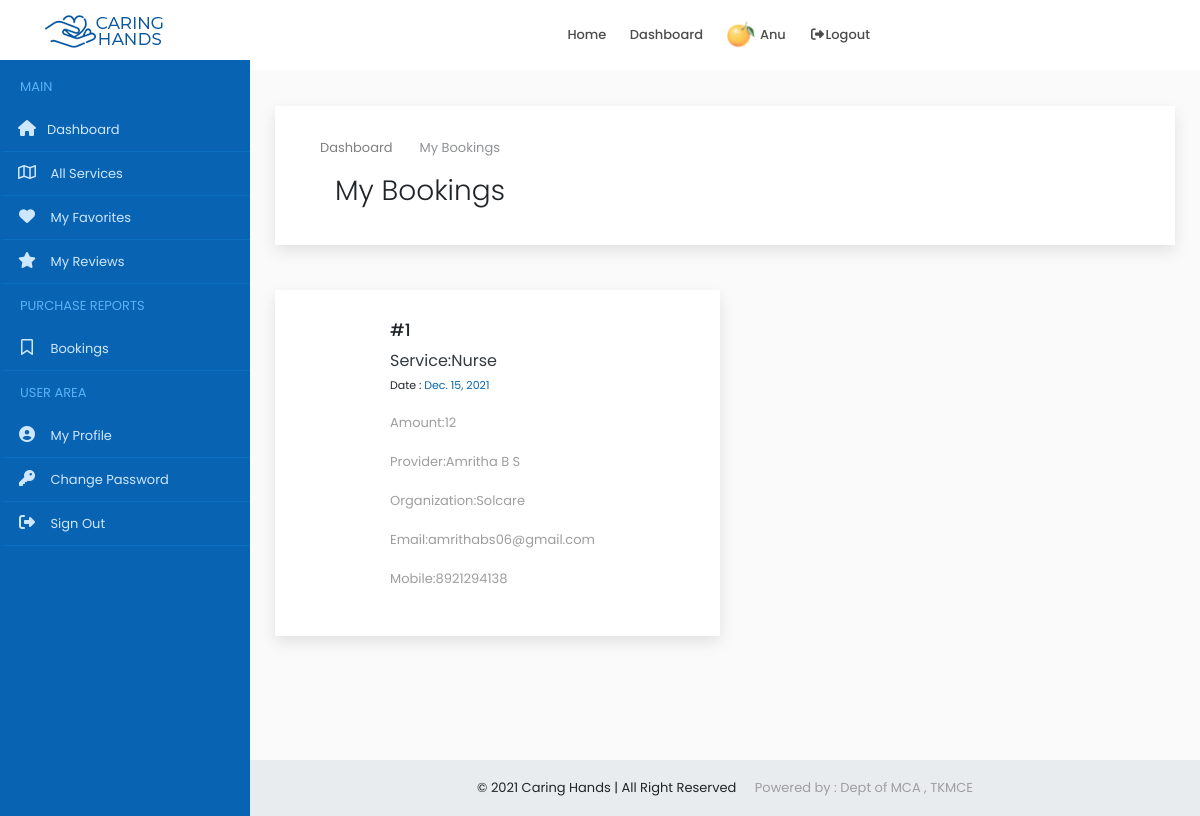
/user/bookings/ (signed in), run on the app's committed database.
### accounts/models.py (models this page shows, shortened)
class Users(models.Model):
    user = models.ForeignKey(User,on_delete=models.CASCADE)
    name = models.CharField(max_length=150)
    email = models.EmailField(max_length=200,null=True, blank=True)
    organization = models.CharField(max_length=250,null=True, blank=True)
    mob = models.CharField(max_length=12)
    sex = models.CharField(max_length=10,choices=gender,default='Male')
    house = models.CharField(max_length=100,null=True, blank=True)
    street1 =models.CharField(max_length=100,null=True, blank=True)
    street2 =models.CharField(max_length=100,null=True, blank=True)
    city = models.CharField(max_length=100,null=True, blank=True)
    district = models.CharField(max_length=100,null=True, blank=True)
    state = models.CharField(max_length=100,null=True,choices=states, blank=True)
    pin = models.CharField(max_length=100,null=True,blank=True)
    age = models.IntegerField(null=True, blank=True)
    type = models.CharField(max_length=20,choices=user_type)
    approval = models.CharField(max_length=20,choices=approval_choices,default='Pending')
    document = models.FileField(upload_to='documents',null=True, blank=True)
    profile_picture = models.FileField(upload_to='dp',default='assets/img/user3.png')
    def __str__(self):
        return self.name

class Booking(models.Model):
    user = models.ForeignKey(Users, on_delete=models.CASCADE, null=True, blank=True)
    service = models.ForeignKey(ProviderService, on_delete=models.CASCADE,null=True, blank=True)
    product = models.ForeignKey(SubProduct, on_delete=models.CASCADE,null=True, blank=True)
    booking_id = models.CharField(max_length=250)
    datetime = models.DateTimeField()
    amount_transferred = models.CharField(max_length=250)

class ProviderService(models.Model):
    user = models.ForeignKey(Users,on_delete=models.CASCADE,null=True, blank=True)
    service = models.ForeignKey(Service, on_delete=models.CASCADE,null=True, blank=True)
    count = models.IntegerField(null=True, blank=True)
    cost = models.IntegerField()

class Service(models.Model):
    category = models.CharField(max_length=250)
    providers = models.IntegerField(null=True, blank=True)
    users = models.IntegerField(null=True, blank=True)
    def __str__(self):
        return self.category

### accounts/views.py (the view)
# urls.py: path('user/bookings/',MyBookings.as_view(), name='my_bookings'),
class MyBookings(View):
    def get(self, request):
        x = UserCheck(request)
        if x == True:
            user = request.user
            account = Users.objects.get(user=user)
            booking = Booking.objects.filter(user=account).order_by('-datetime')
            context = {'account': account,'booking': booking}
            return render(request,'user/my_bookings.html',context)
        else:
            return redirect('home')

### accounts/functions.py (called while the page is built)
def UserCheck(request):
    user = request.user
    if user.is_authenticated:
        try:
            u = Users.objects.get(user=user)
            if u.type == 'public':
                return (True)
            else:
                return (False)
        except:
            return (False)
    else:
        return (False)

### accounts/templates/user/my_bookings.html (shortened to what this page needs)
{% extends 'common/dashboard_main.html' %}
{% load static %}
{% block content %}
{% include 'common/header.html' %}
{% include 'user/sidenav.html' %}
<div class="content-wrapper">
    <div class="container-fluid overflow-hidden">
        <div class="row margin-tb-90px margin-lr-10px sm-mrl-0px">
            <div id="page-title" class="padding-30px background-white full-width box-shadow">
                <div class="container">
                    <ol class="breadcrumb opacity-5">
                        <li><a href="{% url 'home' %}">Dashboard</a></li>
                        <li class="active">My Bookings</li>
                    </ol>
                    <div class="container-fluid">
                        <div class="row">
                            <div class="col-6">
                                <h1 class="font-weight-300">My Bookings</h1>
                            </div>
                            <div class="col-6">
                            </div>
                        </div>
                    </div>
                </div>
            </div>
            <div class="row margin-tb-45px">
               {% for i in booking %}
                <div class="col-lg-6 margin-bottom-45px">
                    <div class="background-white thum-hover box-shadow hvr-float">
                        <div class="padding-30px">
                            <div class="margin-left-85px" style="width: 300px;">
                                <h4>#{{forloop.counter}}</h4>
                                <a class="d-inline-block text-dark text-medium margin-right-20px" href="#">Service:{{i.service.service}}</a><br>
                                <span class="text-extra-small">Date :  <a href="#" class="text-main-color">{{i.datetime|date}}</a></span>
                                <p class="margin-top-15px text-grey-2">Amount:{{i.amount_transferred}}</p>
                                <p class="margin-top-15px text-grey-2">Provider:{{i.service.user}}</p>
                                <p class="margin-top-15px text-grey-2">Organization:{{i.service.user.organization}}</p>
                                <p class="margin-top-15px text-grey-2">Email:{{i.service.user.email}}</p>
                                <p class="margin-top-15px text-grey-2">Mobile:{{i.service.user.mob}}</p>
                            </div>
                        </div>
                    </div>
                </div>
                {% empty %}
                <div class="alert alert-danger  margin-bottom-35px border-radius-10 padding-30px">
                    <strong>OOPS!</strong> No Reviews Found
                    <hr>
                    <p class="margin-0px">Come back later.</p>
                </div>
               {% endfor %}
            </div>
        </div>
        </div>
    </div>
    {% include 'common/small_footer.html' %}
    {% endblock %}

### accounts/templates/common/header.html (shortened to what this page needs)
{% load static %}
<header>
    <div id="fixed-header-dark" class="header-output fixed-header" style="background-color: white;">
        <div class="container header-in">
            <div class="row">
                <div class="col-lg-2 col-md-12">
                    <a id="logo" href="{% url 'index' %}" class="d-inline-block margin-tb-15px"><img
                            src="{% static 'assets/img/logo-1.png' %}" alt=""></a>
                </div>
                <div class="col-lg-7 col-md-12 position-inherit">
                    <ul id="menu-main" class="nav-menu float-lg-right link-padding-tb-20px">
                        <li><a href="{% url 'index' %}">Home</a>
                        </li>
                        <li><a href="{% url 'home' %}">Dashboard</a>
                        </li>
                        {% if request.user.is_authenticated %}
                        <li><a href="{% url 'home' %}"><img src="{{account.profile_picture.url}}" class="height-30px border-radius-30" alt=""> {{account.name|title}}</a></li>
                        <li><a href="{% url 'logout' %}" data-toggle="modal" data-target="#exampleModal"><i class="fa fa-fw fa-sign-out-alt"></i>Logout</a></li>
                        {% else %}
                        <li><a href="{% url 'login' %}"><i class="far fa-user"></i> Login</a></li>
                        {% endif %}
                    </ul>
                </div>
                <div class="col-lg-3 col-md-12">
                </div>
            </div>
        </div>
    </div>
</header>

### static/assets/css/colors/main.css (style rules this page uses)
.text-main-color { color: #0864b2; }

### static/assets/css/sb-admin.css (style rules this page uses)
html { position: relative; min-height: 100%; }
body { overflow-x: hidden; }
.content-wrapper { min-height: calc(100vh - 56px); padding-top: 1rem; }
.content-wrapper { overflow-x: hidden; }
@media (min-width: 992px) { .content-wrapper { margin-left: 250px; } }

### data on the page
Users: profile_picture (picture), name "Anu"
Booking: service.service "Nurse", datetime "Dec. 15, 2021", amount_transferred "12", service.user "Amritha B S", service.user.organization "Solcare", service.user.email "amrithabs06@gmail.com", service.user.mob "8921294138"
